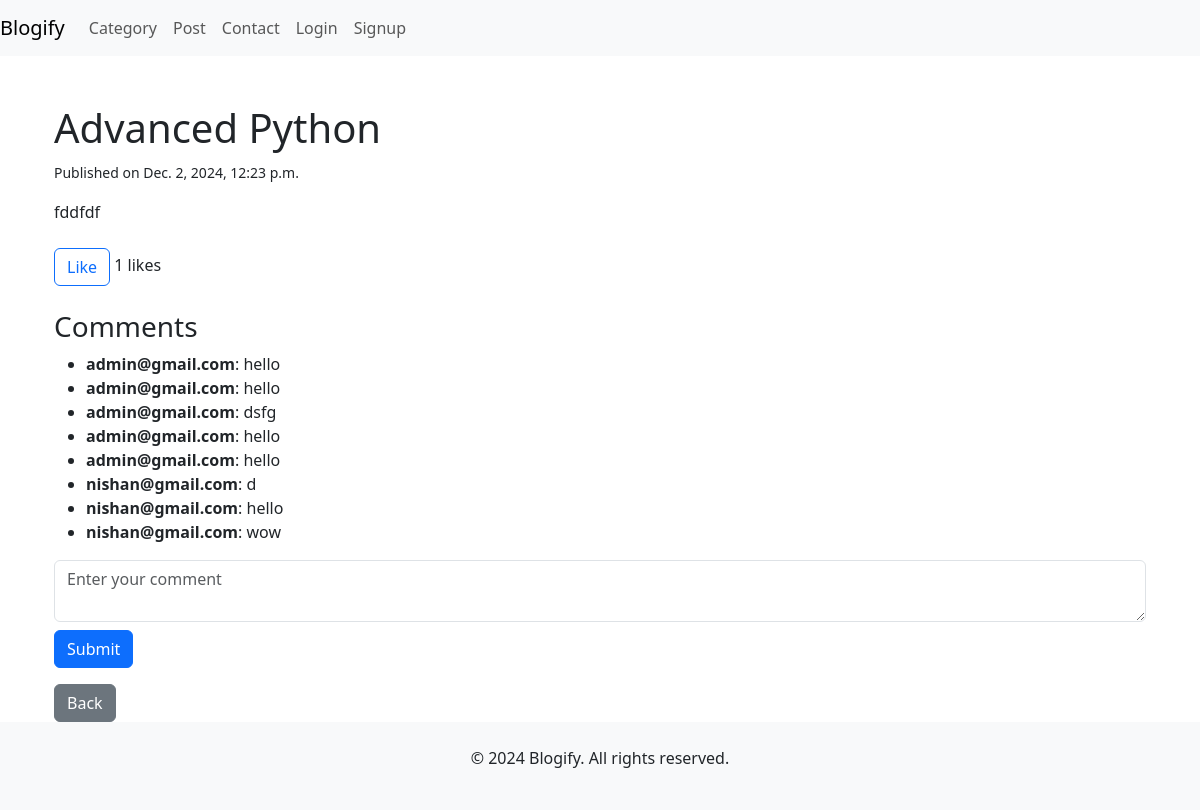
The app's page /post/1/ with its own data.
### blog/models.py (models this page shows, shortened)
class Post(models.Model):
    title = models.CharField(max_length=200)
    content = models.TextField()
    author = models.ForeignKey(settings.AUTH_USER_MODEL, on_delete=models.CASCADE, related_name='posts')
    created_at = models.DateTimeField(auto_now_add=True)
    updated_at = models.DateTimeField(auto_now=True)
    published = models.BooleanField(default=False)
    slug = models.SlugField(unique=True)  # A slug to be used in the URL
    category = models.ForeignKey(Category, on_delete=models.CASCADE, related_name='posts', null=True, blank=True)  # Link to Category

class Comment(models.Model):
    post = models.ForeignKey(Post, related_name='comments', on_delete=models.CASCADE)
    author = models.CharField(max_length=100)
    content = models.TextField()
    created_at = models.DateTimeField(auto_now_add=True)
    updated_at = models.DateTimeField(auto_now=True)

### blog/views.py (the view)
# urls.py: path('post/<int:post_id>/', views.PostDetails, name='post_detail'),
def PostDetails(request, post_id):
    post = get_object_or_404(Post, id=post_id)
    if request.method == 'POST':
        if not request.user.is_authenticated:
            return redirect('login')  # Redirect to login page if user is not authenticated
        content = request.POST.get('content')
        if content:
            Comment.objects.create(post=post, author=request.user, content=content)
    comments = post.comments.all()
    user_like = request.user.is_authenticated and post.likes.filter(user=request.user, is_like=True).exists()
    like_count = post.likes.filter(is_like=True).count()
    return render(request, 'post_detail.html', {
        'post': post,
        'comments': comments,
        'user_like': user_like,
        'like_count': like_count,
    })

### blog/templates/post_detail.html (shortened to what this page needs)
{% extends 'blog_base.html' %}
{% block content %}
<div class="container mt-5">
    <h1>{{ post.title }}</h1>
    <p><small>Published on {{ post.created_at }}</small></p>
    <div class="post-content">
        <p>{{ post.content }}</p>
    </div>
    <div class="mt-4">
        <button id="like-btn" class="btn {% if user_like %}btn-primary{% else %}btn-outline-primary{% endif %}">
            {% if user_like %}Unlike{% else %}Like{% endif %}
        </button>
        <span id="like-count">{{ like_count }} likes</span>
    </div>
    <div class="mt-4">
        <h3>Comments</h3>
        <ul>
            {% for comment in post.comments.all %}
                <li><strong>{{ comment.author }}</strong>: {{ comment.content }}</li>
            {% empty %}
                <li>No comments yet. Be the first to comment!</li>
            {% endfor %}
        </ul>
        <form id="comment-form">
            <textarea id="comment-text" class="form-control" placeholder="Enter your comment"></textarea>
            <button type="submit" class="btn btn-primary mt-2">Submit</button>
        </form>
    </div>
    <a href="{% url 'category_post' post.category.id %}" class="btn btn-secondary mt-3">Back</a>
</div>
{% endblock %}

### records on screen
Post: title "Advanced Python", created_at "Dec. 2, 2024, 12:23 p.m.", content "fddfdf"
Comment: author "admin@gmail.com", content "hello"
Comment: author "admin@gmail.com", content "hello"
Comment: author "admin@gmail.com", content "dsfg"
Comment: author "admin@gmail.com", content "hello"
Comment: author "admin@gmail.com", content "hello"
Comment: author "nishan@gmail.com", content "d"
Comment: author "nishan@gmail.com", content "hello"
Comment: author "nishan@gmail.com", content "wow"

### other values on screen
{{ like_count }} "1"
